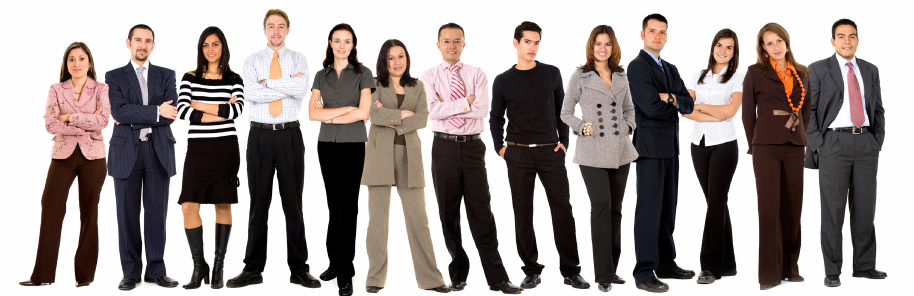
#> input picture business_people.jpg, 1828 x 592 px (shown at 1/2 size)
$ python image_processing.py --images ..
#> lines starting #> are read from the running program, lines starting #| are printed output that depends on the picture; after the words box and inside, x2 and y2 are one past the last pixel; in counts of white or black regions, pixels touching at a corner belong together
from __future__ import print_function
from imutils.object_detection import non_max_suppression
from imutils import paths
import numpy as np
import argparse
import imutils
import cv2

ap = argparse.ArgumentParser()
ap.add_argument("-i", "--images", required=True, help="path to images directory")
args = vars(ap.parse_args())

hog = cv2.HOGDescriptor()
hog.setSVMDetector(cv2.HOGDescriptor_getDefaultPeopleDetector())

file_name_counter = 0

for imagePath in paths.list_images(args["images"]):
        file_name_counter += 1
        # load the image and resize it to (1) reduce detection time
        # and (2) improve detection accuracy
        image = cv2.imread(imagePath)
#> image is the input picture: shape (592, 1828, 3); mean B, G, R 147.6, 149.8, 158.5
        print(imagePath)
        image = imutils.resize(image, width=min(400, image.shape[1]))
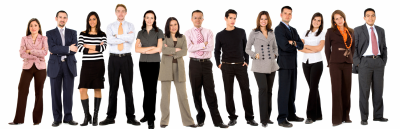
#> image: shape (129, 400, 3); mean B, G, R 147.6, 149.8, 158.5
        orig = image.copy()

        # detect people in the image
        (rects, weights) = hog.detectMultiScale(image, winStride=(4, 4),
                padding=(8, 8), scale=1.05)
#> rects = [[254, 0, 64, 122], [200, 0, 64, 128], [307, 0, 64, 125]]; weights = [0.923, 1.49, 1.67]

        # draw the original bounding boxes
        for (x, y, w, h) in rects:
                cv2.rectangle(orig, (x, y), (x + w, y + h), (0, 0, 255), 2)
#> this loop made 3 passes
#> (x, h) on passes 1 to 3: (254, 122), (200, 128), (307, 125)
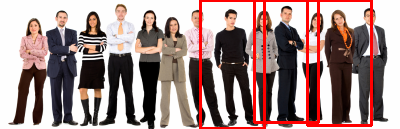
#> orig: shape (129, 400, 3); 5.93% of pixels changed, all inside (x1, y1, x2, y2) = (199, 0, 373, 129)

        # apply non-maxima suppression to the bounding boxes using a
        # fairly large overlap threshold to try to maintain overlapping
        # boxes that are still people
        rects = np.array([[x, y, x + w, y + h] for (x, y, w, h) in rects])
#> rects = [[254, 0, 318, 122], [200, 0, 264, 128], [307, 0, 371, 125]]
        pick = non_max_suppression(rects, probs=None, overlapThresh=0.65)
#> pick = [[200, 0, 264, 128], [307, 0, 371, 125], [254, 0, 318, 122]]

        # draw the final bounding boxes
        for (xA, yA, xB, yB) in pick:
                cv2.rectangle(image, (xA, yA), (xB, yB), (0, 255, 0), 2)
#> this loop made 3 passes
#> (xA, xB, yB) on passes 1 to 3: (200, 264, 128), (307, 371, 125), (254, 318, 122)
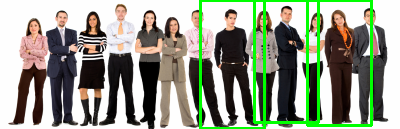
#> image: shape (129, 400, 3); 5.93% of pixels changed, all inside (x1, y1, x2, y2) = (199, 0, 373, 129)

        # show some information on the number of bounding boxes
        filename = imagePath[imagePath.rfind("/") + 1:]
        print("[INFO] {}: {} original boxes, {} after suppression".format(
                filename, len(rects), len(pick)))
#| [INFO] business_people.jpg: 3 original boxes, 3 after suppression

        # show the output images
        # cv2.imwrite("images/model.jpg", image)
        image_loc = "{}{}.jpg".format(imagePath, file_name_counter)
        print("this is where i'm saving {}".format(image_loc))
        cv2.imwrite(image_loc, image);
        #cv2.imshow("Before NMS", orig)
        #cv2.imshow("After NMS", image)
        #cv2.waitKey(0)
